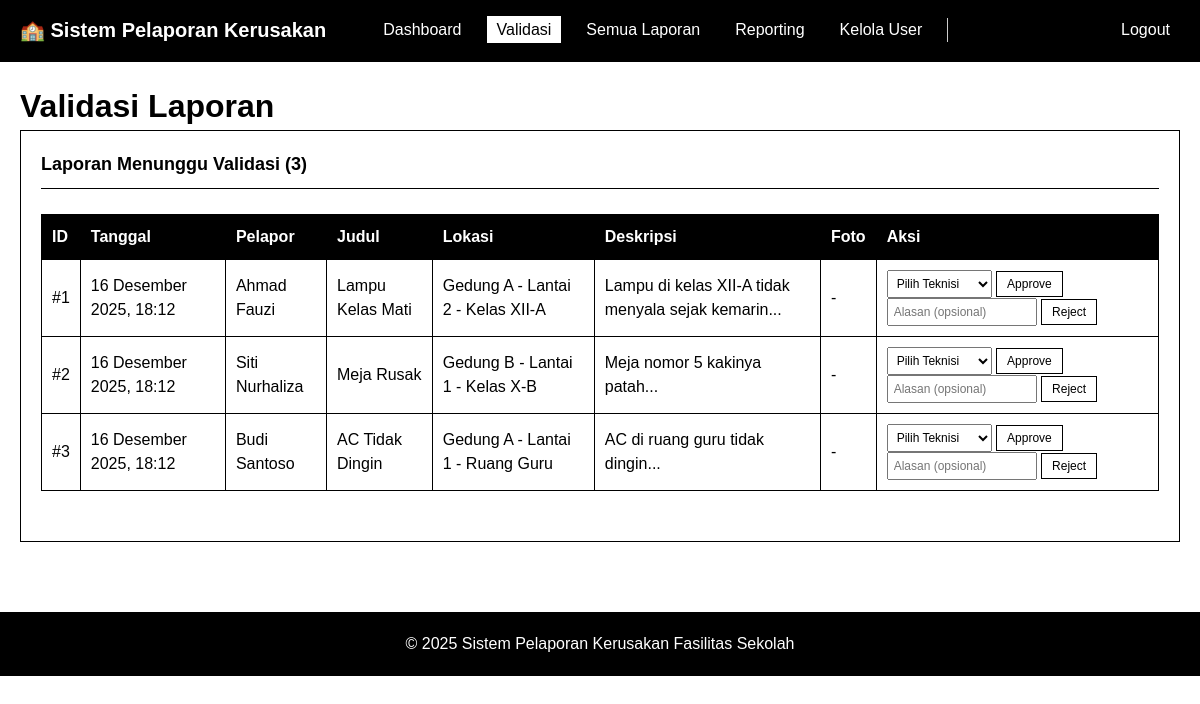
/views/admin/validasi.php (signed in), run on the app's committed database.
### tables this page shows
CREATE TABLE IF NOT EXISTS laporan (
    report_id INT AUTO_INCREMENT PRIMARY KEY,
    user_id INT NOT NULL,
    judul VARCHAR(200) NOT NULL,
    deskripsi TEXT NOT NULL,
    lokasi VARCHAR(100) NOT NULL,
    foto VARCHAR(255) NULL,
    status ENUM('open', 'process', 'done', 'reject') NOT NULL DEFAULT 'open',
    assigned_to INT NULL,
    tanggal_lapor DATETIME NOT NULL,
    created_at TIMESTAMP DEFAULT CURRENT_TIMESTAMP,
    updated_at TIMESTAMP DEFAULT CURRENT_TIMESTAMP ON UPDATE CURRENT_TIMESTAMP,
    FOREIGN KEY (user_id) REFERENCES users(user_id) ON DELETE CASCADE,
    FOREIGN KEY (assigned_to) REFERENCES users(user_id) ON DELETE SET NULL,
    INDEX idx_user_id (user_id),
    INDEX idx_status (status),
    INDEX idx_assigned_to (assigned_to),
    INDEX idx_tanggal_lapor (tanggal_lapor),
    INDEX idx_lokasi (lokasi)
);

CREATE TABLE IF NOT EXISTS users (
    user_id INT AUTO_INCREMENT PRIMARY KEY,
    username VARCHAR(50) UNIQUE NOT NULL,
    password VARCHAR(255) NOT NULL,
    nama_lengkap VARCHAR(100) NOT NULL,
    role ENUM('siswa', 'admin', 'teknisi') NOT NULL,
    created_at TIMESTAMP DEFAULT CURRENT_TIMESTAMP,
    INDEX idx_username (username),
    INDEX idx_role (role)
);

### includes/functions.php (called while the page is built, shortened)
<?php
function formatDate($date)
{
    $timestamp = strtotime($date);
    $bulan = [
        1 => 'Januari',
        'Februari',
        'Maret',
        'April',
        'Mei',
        'Juni',
        'Juli',
        'Agustus',
        'September',
        'Oktober',
        'November',
        'Desember'
    ];
    $d = date('d', $timestamp);
    $m = $bulan[(int) date('m', $timestamp)];
    $y = date('Y', $timestamp);
    $time = date('H:i', $timestamp);
    return "$d $m $y, $time";
}
?>

### views/admin/validasi.php (the view, shortened to what this page needs)
<?php
require_once '../../includes/functions.php';
$pdo = getDBConnection();
$sql = "SELECT l.*, u.nama_lengkap as pelapor
        FROM laporan l
        JOIN users u ON l.user_id = u.user_id
        WHERE l.status = 'open'
        ORDER BY l.tanggal_lapor ASC";
$stmt = $pdo->query($sql);
$pendingReports = $stmt->fetchAll();
include '../partials/header.php';
?>
<h1>Validasi Laporan</h1>
<div class="card">
    <div class="card-header">
        Laporan Menunggu Validasi (<?= count($pendingReports) ?>)
    </div>
    <div class="card-body">
        <?php if (empty($pendingReports)): ?>
            <p style="text-align: center; color: #999;">Tidak ada laporan yang menunggu validasi</p>
        <?php else: ?>
            <div class="table-responsive">
                <table>
                    <thead>
                        <tr>
                            <th>ID</th>
                            <th>Tanggal</th>
                            <th>Pelapor</th>
                            <th>Judul</th>
                            <th>Lokasi</th>
                            <th>Deskripsi</th>
                            <th>Foto</th>
                            <th>Aksi</th>
                        </tr>
                    </thead>
                    <tbody>
                        <?php foreach ($pendingReports as $report): ?>
                            <tr>
                                <td>#<?= $report['report_id'] ?></td>
                                <td><?= formatDate($report['tanggal_lapor']) ?></td>
                                <td><?= htmlspecialchars($report['pelapor']) ?></td>
                                <td><?= htmlspecialchars($report['judul']) ?></td>
                                <td><?= htmlspecialchars($report['lokasi']) ?></td>
                                <td><?= htmlspecialchars(substr($report['deskripsi'], 0, 50)) ?>...</td>
                                <td>
                                    <?php if ($report['foto']): ?>
                                        <a href="<?= baseUrl('/foto_laporan/' . htmlspecialchars($report['foto'])) ?>"
                                            target="_blank">Lihat</a>
                                    <?php else: ?>
                                        -
                                    <?php endif; ?>
                                </td>
                                <td>
                                    <form method="POST" style="display: inline-block; margin-right: 5px;">
                                        <select name="technician_id" required style="padding: 5px; font-size: 12px;">
                                            <option value="">Pilih Teknisi</option>
                                        </select>
                                        <button type="submit" class="btn btn-success btn-sm"
                                            onclick="return confirm('Approve laporan ini dan tugaskan ke teknisi?')">
                                            Approve
                                        </button>
                                    </form>
                                    <form method="POST" style="display: inline-block;"
                                        onsubmit="return confirm('Tolak laporan ini?')">
                                        <input type="text" name="catatan" placeholder="Alasan (opsional)"
                                            style="padding: 5px; font-size: 12px; width: 150px;">
                                        <button type="submit" class="btn btn-danger btn-sm">Reject</button>
                                    </form>
                                </td>
                            </tr>
                        <?php endforeach; ?>
                    </tbody>
                </table>
            </div>
        <?php endif; ?>
    </div>
</div>
<?php include '../partials/footer.php'; ?>

### public/css/style.css (style rules this page uses)
* { margin: 0; padding: 0; box-sizing: border-box; }
body { font-family: Arial, sans-serif; background: #fff; color: #000; line-height: 1.5; }
.card { background: #fff; border: 1px solid #000; padding: 20px; margin-bottom: 20px; }
.card-header { font-size: 18px; font-weight: bold; margin-bottom: 15px; padding-bottom: 10px; border-bottom: 1px solid #000; }
.card-body { padding: 10px 0; }
.btn { display: inline-block; padding: 8px 16px; border: 1px solid #000; background: #fff; color: #000; text-decoration: none; cursor: pointer; font-size: 14px; }
.btn-success { background: #fff; color: #000; }
.btn-danger { background: #fff; color: #000; }
.btn-sm { padding: 5px 10px; font-size: 12px; }
.table-responsive { overflow-x: auto; margin-bottom: 20px; }
table { width: 100%; border-collapse: collapse; border: 1px solid #000; }
table th { padding: 10px; text-align: left; font-weight: bold; background: #000; color: #fff; border: 1px solid #000; }
table td { padding: 10px; border: 1px solid #000; }

### data on the page
laporan: report_id "1", tanggal_lapor "16 Desember 2025, 18:12", user.nama_lengkap "Ahmad Fauzi", judul "Lampu Kelas Mati", lokasi "Gedung A - Lantai 2 - Kelas XII-A", deskripsi "Lampu di kelas XII-A tidak menyala sejak kemarin"
laporan: report_id "2", tanggal_lapor "16 Desember 2025, 18:12", user.nama_lengkap "Siti Nurhaliza", judul "Meja Rusak", lokasi "Gedung B - Lantai 1 - Kelas X-B", deskripsi "Meja nomor 5 kakinya patah"
laporan: report_id "3", tanggal_lapor "16 Desember 2025, 18:12", user.nama_lengkap "Budi Santoso", judul "AC Tidak Dingin", lokasi "Gedung A - Lantai 1 - Ruang Guru", deskripsi "AC di ruang guru tidak dingin"

### other printed values
count($pendingReports) "3"
